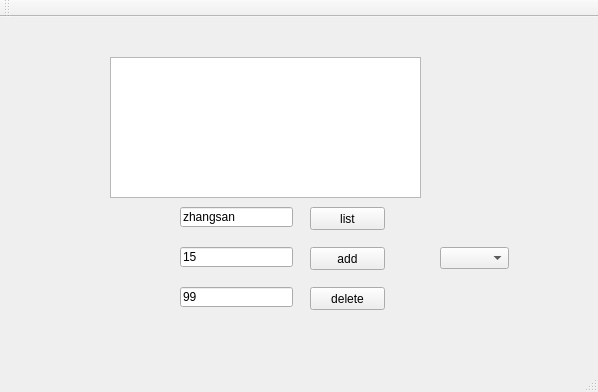
<?xml version="1.0" encoding="UTF-8"?>
<ui version="4.0">
 <class>MainWindow</class>
 <widget class="QMainWindow" name="MainWindow">
  <property name="geometry">
   <rect>
    <x>0</x>
    <y>0</y>
    <width>598</width>
    <height>392</height>
   </rect>
  </property>
  <property name="windowTitle">
   <string>MainWindow</string>
  </property>
  <widget class="QWidget" name="centralWidget">
   <widget class="QTextEdit" name="textEdit">
    <property name="geometry">
     <rect>
      <x>110</x>
      <y>40</y>
      <width>311</width>
      <height>141</height>
     </rect>
    </property>
   </widget>
   <widget class="QPushButton" name="pushButton">
    <property name="geometry">
     <rect>
      <x>310</x>
      <y>190</y>
      <width>75</width>
      <height>23</height>
     </rect>
    </property>
    <property name="text">
     <string>list</string>
    </property>
   </widget>
   <widget class="QPushButton" name="pushButton_2">
    <property name="geometry">
     <rect>
      <x>310</x>
      <y>230</y>
      <width>75</width>
      <height>23</height>
     </rect>
    </property>
    <property name="text">
     <string>add</string>
    </property>
   </widget>
   <widget class="QPushButton" name="pushButton_3">
    <property name="geometry">
     <rect>
      <x>310</x>
      <y>270</y>
      <width>75</width>
      <height>23</height>
     </rect>
    </property>
    <property name="text">
     <string>delete</string>
    </property>
   </widget>
   <widget class="QLineEdit" name="lineEdit">
    <property name="geometry">
     <rect>
      <x>180</x>
      <y>190</y>
      <width>113</width>
      <height>20</height>
     </rect>
    </property>
    <property name="text">
     <string>zhangsan</string>
    </property>
   </widget>
   <widget class="QLineEdit" name="lineEdit_2">
    <property name="geometry">
     <rect>
      <x>180</x>
      <y>230</y>
      <width>113</width>
      <height>20</height>
     </rect>
    </property>
    <property name="text">
     <string>15</string>
    </property>
   </widget>
   <widget class="QLineEdit" name="lineEdit_3">
    <property name="geometry">
     <rect>
      <x>180</x>
      <y>270</y>
      <width>113</width>
      <height>20</height>
     </rect>
    </property>
    <property name="text">
     <string>99</string>
    </property>
   </widget>
   <widget class="QComboBox" name="comboBox">
    <property name="geometry">
     <rect>
      <x>440</x>
      <y>230</y>
      <width>69</width>
      <height>22</height>
     </rect>
    </property>
   </widget>
  </widget>
  <widget class="QMenuBar" name="menuBar">
   <property name="geometry">
    <rect>
     <x>0</x>
     <y>0</y>
     <width>598</width>
     <height>23</height>
    </rect>
   </property>
  </widget>
  <widget class="QToolBar" name="mainToolBar">
   <attribute name="toolBarArea">
    <enum>TopToolBarArea</enum>
   </attribute>
   <attribute name="toolBarBreak">
    <bool>false</bool>
   </attribute>
  </widget>
  <widget class="QStatusBar" name="statusBar"/>
 </widget>
 <layoutdefault spacing="6" margin="11"/>
 <resources/>
 <connections/>
</ui>
